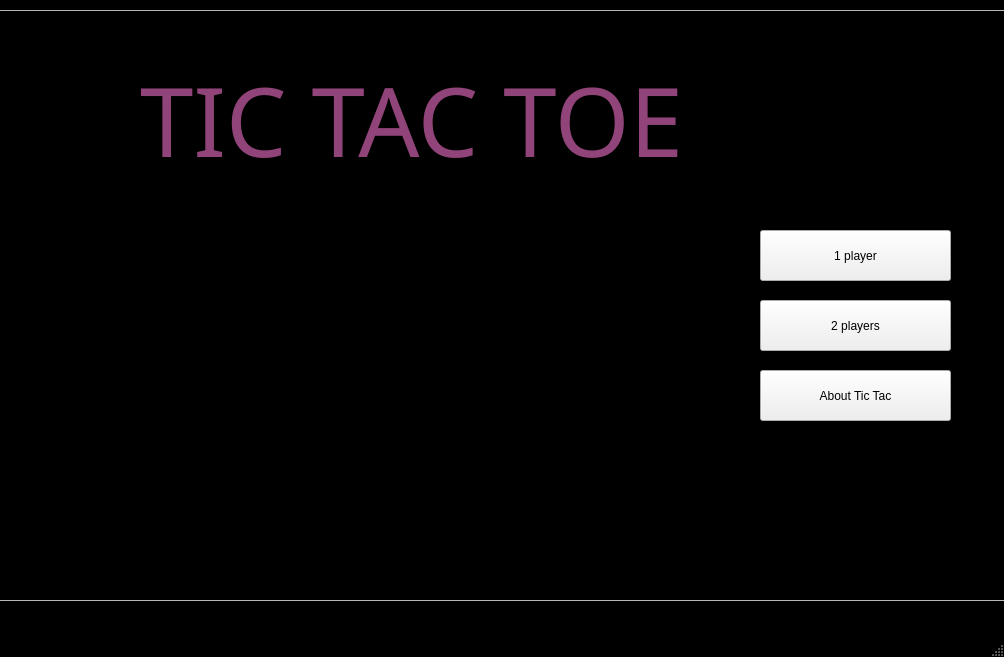
<?xml version="1.0" encoding="UTF-8"?>
<ui version="4.0">
 <class>MainWindow</class>
 <widget class="QMainWindow" name="MainWindow">
  <property name="geometry">
   <rect>
    <x>0</x>
    <y>0</y>
    <width>1004</width>
    <height>657</height>
   </rect>
  </property>
  <property name="sizePolicy">
   <sizepolicy hsizetype="Fixed" vsizetype="Fixed">
    <horstretch>0</horstretch>
    <verstretch>0</verstretch>
   </sizepolicy>
  </property>
  <property name="windowTitle">
   <string>MainWindow</string>
  </property>
  <property name="styleSheet">
   <string notr="true">#MainWindow
{
background: black;
}</string>
  </property>
  <widget class="QWidget" name="centralwidget">
   <widget class="QFrame" name="frame">
    <property name="geometry">
     <rect>
      <x>-20</x>
      <y>10</y>
      <width>1121</width>
      <height>591</height>
     </rect>
    </property>
    <property name="styleSheet">
     <string notr="true">#frame {
background-image:url(:/menu_back.jpg);}
</string>
    </property>
    <property name="frameShape">
     <enum>QFrame::StyledPanel</enum>
    </property>
    <property name="frameShadow">
     <enum>QFrame::Raised</enum>
    </property>
    <widget class="QPushButton" name="pushButton_2">
     <property name="geometry">
      <rect>
       <x>780</x>
       <y>290</y>
       <width>191</width>
       <height>51</height>
      </rect>
     </property>
     <property name="styleSheet">
      <string notr="true">#pushButton_2 {
background-color :qconicalgradient(cx:0, cy:0, angle:135, stop:0 rgba(221, 0, 255, 69), stop:0.363636 rgba(229, 169, 255, 130), stop:0.375 rgba(186, 0, 255, 69), stop:0.423533 rgba(233, 119, 255, 145), stop:0.45 rgba(255, 121, 250, 208), stop:0.477581 rgba(255, 71, 241, 130), stop:0.518717 rgba(250, 71, 255, 130), stop:0.55 rgba(255, 87, 214, 255), stop:0.57754 rgba(239, 0, 255, 130), stop:0.625 rgba(255, 86, 237, 69), stop:1 rgba(255, 255, 0, 69))}</string>
     </property>
     <property name="text">
      <string>2 players</string>
     </property>
    </widget>
    <widget class="QPushButton" name="pushButton_3">
     <property name="geometry">
      <rect>
       <x>780</x>
       <y>360</y>
       <width>191</width>
       <height>51</height>
      </rect>
     </property>
     <property name="styleSheet">
      <string notr="true">#pushButton_3 {
background-color :qconicalgradient(cx:0, cy:0, angle:135, stop:0 rgba(221, 0, 255, 69), stop:0.363636 rgba(229, 169, 255, 130), stop:0.375 rgba(186, 0, 255, 69), stop:0.423533 rgba(233, 119, 255, 145), stop:0.45 rgba(255, 121, 250, 208), stop:0.477581 rgba(255, 71, 241, 130), stop:0.518717 rgba(250, 71, 255, 130), stop:0.55 rgba(255, 87, 214, 255), stop:0.57754 rgba(239, 0, 255, 130), stop:0.625 rgba(255, 86, 237, 69), stop:1 rgba(255, 255, 0, 69))}</string>
     </property>
     <property name="text">
      <string>About Tic Tac</string>
     </property>
    </widget>
    <widget class="QLabel" name="label">
     <property name="geometry">
      <rect>
       <x>160</x>
       <y>30</y>
       <width>751</width>
       <height>161</height>
      </rect>
     </property>
     <property name="font">
      <font>
       <family>Viner Hand ITC</family>
       <pointsize>48</pointsize>
      </font>
     </property>
     <property name="styleSheet">
      <string notr="true">#label{

font-color : rgb(176, 0, 176)}</string>
     </property>
     <property name="text">
      <string>&lt;html&gt;&lt;head/&gt;&lt;body&gt;&lt;p&gt;&lt;span style=&quot; font-size:72pt; color:#914479;&quot;&gt;TIC TAC TOE &lt;/span&gt;&lt;/p&gt;&lt;/body&gt;&lt;/html&gt;</string>
     </property>
    </widget>
    <widget class="QPushButton" name="pushButton">
     <property name="geometry">
      <rect>
       <x>780</x>
       <y>220</y>
       <width>191</width>
       <height>51</height>
      </rect>
     </property>
     <property name="styleSheet">
      <string notr="true">#pushButton {
background-color :qconicalgradient(cx:0, cy:0, angle:135, stop:0 rgba(221, 0, 255, 69), stop:0.363636 rgba(229, 169, 255, 130), stop:0.375 rgba(186, 0, 255, 69), stop:0.423533 rgba(233, 119, 255, 145), stop:0.45 rgba(255, 121, 250, 208), stop:0.477581 rgba(255, 71, 241, 130), stop:0.518717 rgba(250, 71, 255, 130), stop:0.55 rgba(255, 87, 214, 255), stop:0.57754 rgba(239, 0, 255, 130), stop:0.625 rgba(255, 86, 237, 69), stop:1 rgba(255, 255, 0, 69))}</string>
     </property>
     <property name="text">
      <string> 1 player </string>
     </property>
    </widget>
   </widget>
  </widget>
  <widget class="QMenuBar" name="menubar">
   <property name="geometry">
    <rect>
     <x>0</x>
     <y>0</y>
     <width>1004</width>
     <height>25</height>
    </rect>
   </property>
  </widget>
  <widget class="QStatusBar" name="statusbar"/>
 </widget>
 <resources/>
 <connections/>
</ui>
